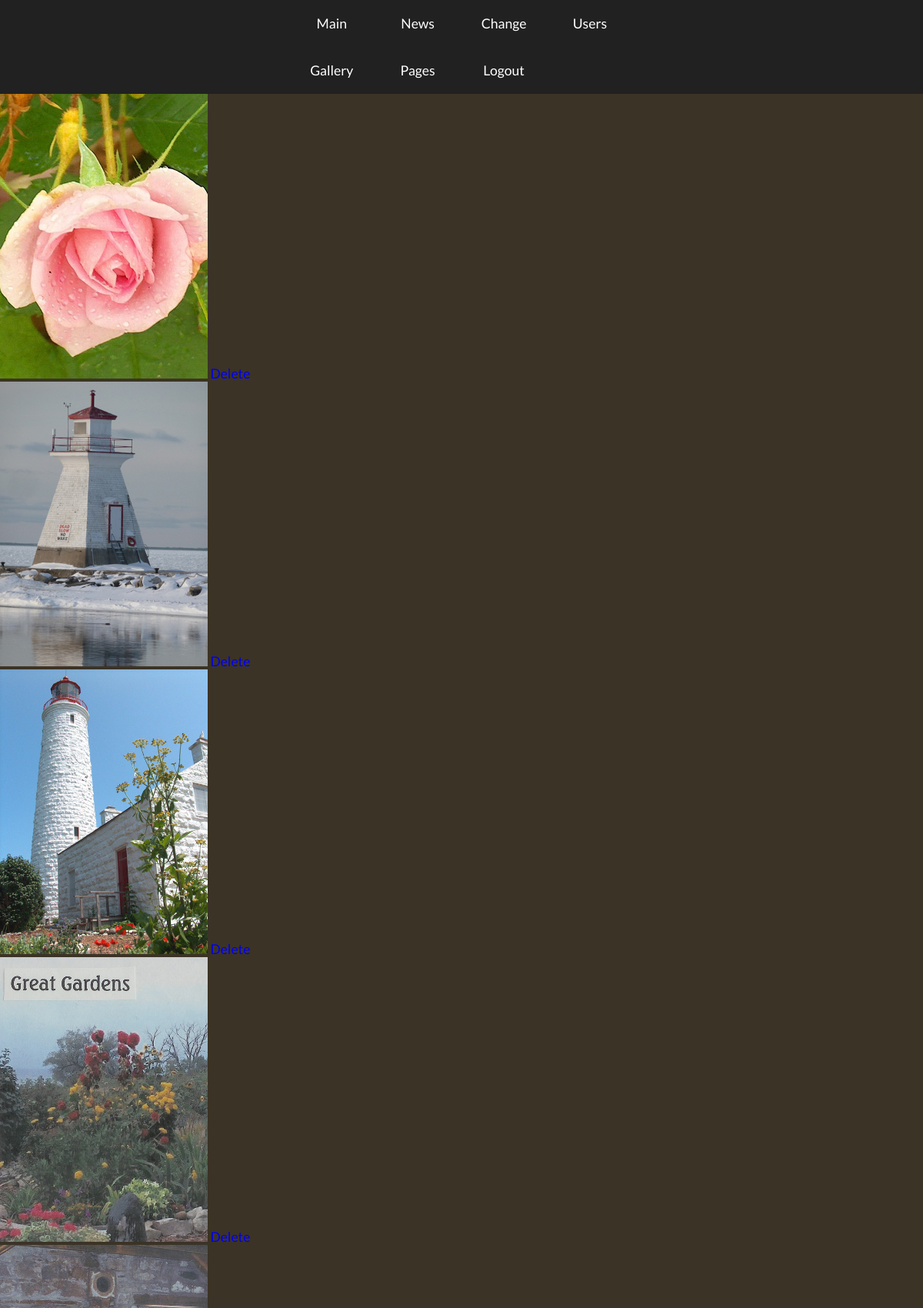
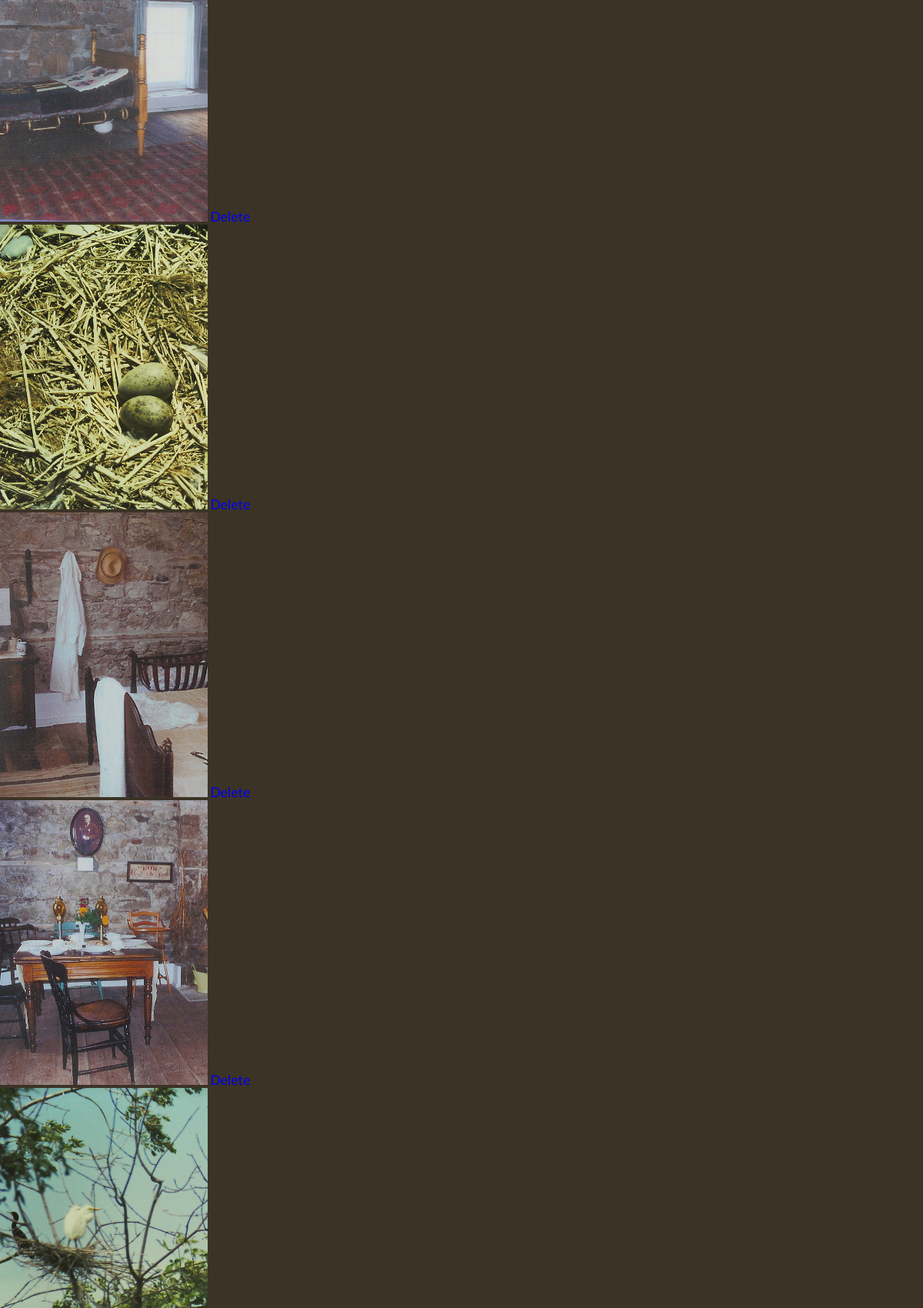
Screenshot of /admin/gallery (signed in, upper part) with the database file from the repository (2 pictures, top to bottom).
### tables this page shows
CREATE TABLE `admin_menu` (
  `id` int(11) NOT NULL AUTO_INCREMENT,
  `name` varchar(30) DEFAULT NULL,
  `link` varchar(60) DEFAULT NULL,
  `parent` int(11) DEFAULT NULL,
  `sort` int(11) DEFAULT NULL,
  `active` int(11) DEFAULT '1',
  PRIMARY KEY (`id`),
  KEY `admin_menu_admin_menu_id_fk` (`parent`),
  CONSTRAINT `admin_menu_admin_menu_id_fk` FOREIGN KEY (`parent`) REFERENCES `admin_menu` (`id`)
);

CREATE TABLE `gallery` (
  `id` int(11) NOT NULL AUTO_INCREMENT,
  `thumb` varchar(200) DEFAULT NULL,
  `img` varchar(200) DEFAULT NULL,
  `text` text,
  `title` varchar(250) DEFAULT NULL,
  PRIMARY KEY (`id`)
);

### system/Controller.php (called while the page is built, shortened)
<?php
abstract class Controller
{
	private $__viewDir;
	protected $_template;
	public function __construct(){
		$class = new ReflectionClass($this);
		$this->__viewDir = realpath(dirname($class->getFileName()).'/../views');
		$this->_template = Config::get('global')['site_template'];
	}
	protected function render(string $view, array $data){
		$__content = $this->renderPartial($view, $data, true);
		require $_SERVER['DOCUMENT_ROOT'].'/templates/'.$this->_template.'.php';
	}
	protected function renderPartial(string $view, array $data, $return = false){
		if(file_exists($this->__viewDir.'/'.$view.'.php')){
			extract($data);
			require $this->__viewDir.'/'.$view.'.php';
			$__content =  ob_get_clean();
		}else{
			if (Config::get('global')['debug']){
				App::getInstance()->showError('File '.$this->viewDir.'/'.$view.'.php was not found');
			}else{
				App::getInstance()->redirect('/404');
			}
		}
		if($return){
			return $__content;
		}
	}
}

### modules/pages/controllers/BackendController.php (called while the page is built, shortened)
<?php
class BackendController extends \BController
{
	public function actionGallery(){
		$gallery_model = \App::getInstance()->loadModel('pages/gallery');
		$data = [
			'images' => $gallery_model->getThumbs()
		];
		$this->render('backend/gallery', $data);
	}
}

### system/App.php (called while the page is built, shortened)
<?php
trait Singleton {
	static private $instance = null;
	static public function getInstance() {
		return
			self::$instance===null
				? self::$instance = new static()
				: self::$instance;
	}
}
class App
{
	private $__route;
	public function setRoute(Router $route){
		$this->__route = $route;
	}
	public function execute($return = false){
		$controller = $this->__route->getController();
		$action = $this->__route->getAction();
		if($return){
			return $controller->$action();
		}
		$controller->$action();
	}
	public function loadModel(string $path): Model {
		list($module, $model) = explode('/', $path);
		$model = ucfirst($model).'Model';
		return new $model;
	}
	public function loadController(string $path, $return = true){
		list($module, $controllerName, $actionName) = explode('/', $path);
		$controllerName = ucfirst($controllerName).'Controller';
		$actionName = 'action'.ucfirst($actionName);
		$this->__route->setController($module, $controllerName, $actionName);
		if($return){
			return $this->execute(true);
		}
	}
}

### index.php (called while the page is built, shortened)
<?php
require_once("config.php");
App::getInstance()->execute();

### system/Model.php (called while the page is built, shortened)
<?php
abstract class Model
{
	protected $_pdo;
	function __construct(){
		if(Config::get('db')){
            $dsn = 'mysql:host='.Config::get('db')['host'].';dbname='.Config::get('db')['database'].';charset=utf8';
		}else{
			$dsn = 'mysql:host='.getenv('DB_HOST').';dbname='.getenv('DB_NAME').';charset=utf8';
		}
		$opt = array(
			PDO::ATTR_ERRMODE               => PDO::ERRMODE_EXCEPTION,
			PDO::ATTR_DEFAULT_FETCH_MODE    => PDO::FETCH_ASSOC,
		);
		if(Config::get('db')){
			$this->_pdo = new PDO($dsn, Config::get('db')['user'],Config::get('db')['pass'], $opt);
		}else{
			$this->_pdo = new PDO($dsn, getenv('DB_USER'),getenv('DB_PASS'), $opt);
		}
	}
	protected function queryRows(string $sql, array $data = []): array {
		$stmt = $this->_pdo->prepare($sql);
		$stmt->execute($data);
		$data = [];
		foreach ($stmt as $row){
			$data[] = $row;
		}
		return $data;
	}
}

### modules/pages/models/GalleryModel.php (called while the page is built, shortened)
<?php
class GalleryModel extends \Model
{
	public function getThumbs() :array{
		$sql = "SELECT thumb, id, title FROM gallery ORDER BY id DESC";
		return $this->queryRows($sql);
	}
}

### config.php (called while the page is built, shortened)
<?php
class Config
{
	private static $__data = [
		'global' => [
			'debug' => true,
			'site_template' => 'frontend',
			'admin_template' => 'backend',
			'css_dir' => '/static/css/',
			'js_dir' => '/static/js/',
			'news_limit' => 4,
			'SendGridAPI_key' => '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',
			'feedback_mail' => 'zaloznyi.sasha@gmail.com'
		],
		'routes' => [
			'admin' => 'user/BackendController/actionIndex',
			'admin/login' => 'user/BackendController/actionLogin',
			'admin/logout' => 'user/BackendController/actionLogout',
			'admin/users' => 'user/BackendController/actionUserList',
			'admin/user/delete/(\d+)' => 'user/BackendController/actionDelete/id:$1',
			'admin/user/add' => 'user/BackendController/actionAdd',
			'admin/user/change' => 'user/BackendController/actionChange',
			'admin/pages' => 'pages/BackendController/actionPages',
			'admin/page/edit/(\d+)' => 'pages/BackendController/actionEdit/id:$1',
			'admin/gallery' => 'pages/BackendController/actionGallery',
			'admin/gallery/add' => 'pages/BackendController/actionAddImage',
			'admin/gallery/edit/(\d+)' => 'pages/BackendController/actionEditImage/id:$1',
			'admin/gallery/delete/(\d+)' => 'pages/BackendController/actionDeleteImage/id:$1',
			'admin/news' => 'news/BackendController/actionNews',
			'admin/news/add' => 'news/BackendController/actionAdd',
			'admin/news/edit/(\d+)' => 'news/BackendController/actionEdit/id:$1',
			'admin/news/delete/(\d+)' => 'news/BackendController/actionDelete/id:$1',
			'' => 'pages/FrontendController/actionPage',
			'contact' => 'pages/FrontendController/actionContact',
			'404' => 'system/ErrorController/action404',
			'page/([a-z-]+)' => 'pages/FrontendController/actionPage/alias:$1',
			'gallery' => 'pages/FrontendController/actionGallery',
			'gallery/(\d+)' => 'pages/FrontendController/actionImage/id:$1',
			'news' => 'news/FrontendController/actionNews',
			'news/(\d+)' => 'news/FrontendController/actionNews/page:$1',
		],
	];
	public static function get(string $name): array {
		return isset(self::$__data[$name]) ? self::$__data[$name] : [];
	}
}

### modules/menu/controllers/BackendController.php (called while the page is built, shortened)
<?php
class BackendController extends \BController
{
	public function actionMenu(){
		$model = \App::getInstance()->loadModel('menu/backendMenu');
		$data = [
			'menuList' => $model->getMenu(),
		];
		return $this->renderPartial('backend/menu', $data, true);
	}
}

### modules/menu/models/BackendMenuModel.php (called while the page is built, shortened)
<?php
class BackendMenuModel extends \Model
{
	public function getMenu(): array {
		$sql = 'SELECT am.name, am.link FROM admin_menu am
				LEFT JOIN admin_menu_roles amr ON amr.menu_id = am.id
				WHERE am.active = :active
				AND amr.role_id  = :user
				ORDER BY sort';
		return $this->queryRows($sql, ['active' => 1, 'user' => $_SESSION['user']['role']]);
	}
}

### modules/pages/views/backend/gallery.php (the view, shortened to what this page needs)
<?php foreach ($images as $image):?>
	<div class="flex_item">
		<a href="/admin/gallery/edit/<?php echo $image['id']; ?>">
            <img src="/<?php echo $image['thumb']; ?>">
        </a>
        <a href="/admin/gallery/delete/<?php echo $image['id']; ?>">Delete</a>
	</div>
<?php endforeach; ?>

### modules/menu/views/backend/menu.php
<nav class="control_menu">
    <div class="wrapper_small">
        <ul>
            <?php foreach ($menuList as $item): ?>
                <li><a href="<?php echo $item['link'];?>"><?php echo $item['name'];?></a></li>
            <?php endforeach; ?>
        </ul>
    </div>
</nav>

### static/css/admin.css (style rules this page uses)
.padded_Y, .login_main, .control_menu ul li a, #users { padding-top: 20px; padding-bottom: 20px; }
.before_after_fixed, body:before, .new_user.del:before, .new_user.add:before { content: ""; position: fixed; top: 0; left: 0; width: 100%; height: 100%; }
ul { padding: 0; margin: 0; list-style: none; }
a { display: inline-block; text-decoration: none; cursor: pointer; }
body { font-family: 'Lato', sans-serif; background: url(../img/bg_login_big.jpg) no-repeat; background-size: cover; color: #fff; font-size: 1.1em; position: relative; padding: 0; margin: 0; }
body:before { background-color: rgba(25, 16, 0, 0.85); z-index: -1; }
.transition, a, input, select, input[type="submit"], .control_menu ul li, .new_user.del:before, .new_user.add:before { -webkit-transition: all .3s ease-in; transition: all .3s ease-in; }
.wrapper, .wrapper_small { max-width: 1000px; width: 95%; margin: 0 auto; position: relative; }
.wrapper_small { max-width: 450px; }
.control_menu { background-color: #212121; width: 100%; }
.control_menu ul li { display: inline-block; margin-right: -4px; width: 25%; text-align: center; }
.control_menu ul li a { color: #fff; display: block; }

### rows the page displays
admin_menu: name "Main"
admin_menu: name "News"
admin_menu: name "Change"
admin_menu: name "Users"
admin_menu: name "Gallery"
admin_menu: name "Pages"
admin_menu: name "Logout"
gallery: thumb (picture)
gallery: thumb (picture)
gallery: thumb (picture)
gallery: thumb (picture)
gallery: thumb (picture)
gallery: thumb (picture)
gallery: thumb (picture)
gallery: thumb (picture)
gallery: thumb (picture)
